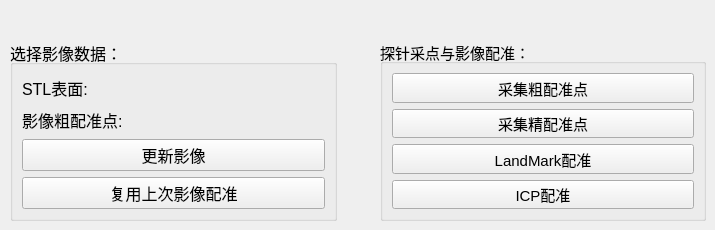
           <widget class="QWidget" name="tab_38">
            <attribute name="title">
             <string>影像配准</string>
            </attribute>
            <widget class="QGroupBox" name="groupBox_29">
             <property name="geometry">
              <rect>
               <x>10</x>
               <y>40</y>
               <width>327</width>
               <height>181</height>
              </rect>
             </property>
             <property name="font">
              <font>
               <pointsize>12</pointsize>
              </font>
             </property>
             <property name="title">
              <string>选择影像数据： </string>
             </property>
             <layout class="QGridLayout" name="gridLayout_38">
              <item row="1" column="0">
               <layout class="QHBoxLayout" name="horizontalLayout_105">
                <item>
                 <widget class="QLabel" name="label_304">
                  <property name="text">
                   <string>影像粗配准点:  </string>
                  </property>
                 </widget>
                </item>
                <item>
                 <widget class="QmitkSingleNodeSelectionWidget" name="mitkNodeSelectWidget_landmark_src_8" native="true"/>
                </item>
               </layout>
              </item>
              <item row="0" column="0">
               <layout class="QHBoxLayout" name="horizontalLayout_106">
                <item>
                 <widget class="QLabel" name="label_305">
                  <property name="text">
                   <string>STL表面:  </string>
                  </property>
                 </widget>
                </item>
                <item>
                 <widget class="QmitkSingleNodeSelectionWidget" name="mitkNodeSelectWidget_surface_regis_8" native="true"/>
                </item>
               </layout>
              </item>
              <item row="3" column="0">
               <widget class="QPushButton" name="pushButton_applyPreImageRegistrationNew_12">
                <property name="text">
                 <string>复用上次影像配准</string>
                </property>
               </widget>
              </item>
              <item row="2" column="0">
               <widget class="QPushButton" name="pushButton_UpdateDeviation_8">
                <property name="text">
                 <string>更新影像</string>
                </property>
               </widget>
              </item>
             </layout>
            </widget>
            <widget class="QGroupBox" name="groupBox_30">
             <property name="geometry">
              <rect>
               <x>380</x>
               <y>40</y>
               <width>326</width>
               <height>181</height>
              </rect>
             </property>
             <property name="font">
              <font>
               <pointsize>11</pointsize>
              </font>
             </property>
             <property name="title">
              <string>探针采点与影像配准：</string>
             </property>
             <layout class="QGridLayout" name="gridLayout_39">
              <item row="3" column="0">
               <widget class="QPushButton" name="pushButton_ICPRegistration_8">
                <property name="text">
                 <string>ICP配准</string>
                </property>
               </widget>
              </item>
              <item row="0" column="0">
               <widget class="QPushButton" name="pushButton_collectLandmark_8">
                <property name="text">
                 <string>采集粗配准点</string>
                </property>
               </widget>
              </item>
              <item row="2" column="0">
               <widget class="QPushButton" name="pushButton_landmarkRegistration_8">
                <property name="text">
                 <string>LandMark配准</string>
                </property>
               </widget>
              </item>
              <item row="1" column="0">
               <widget class="QPushButton" name="pushButton_collectICP_8">
                <property name="enabled">
                 <bool>true</bool>
                </property>
                <property name="text">
                 <string>采集精配准点</string>
                </property>
               </widget>
              </item>
             </layout>
            </widget>
           </widget>
